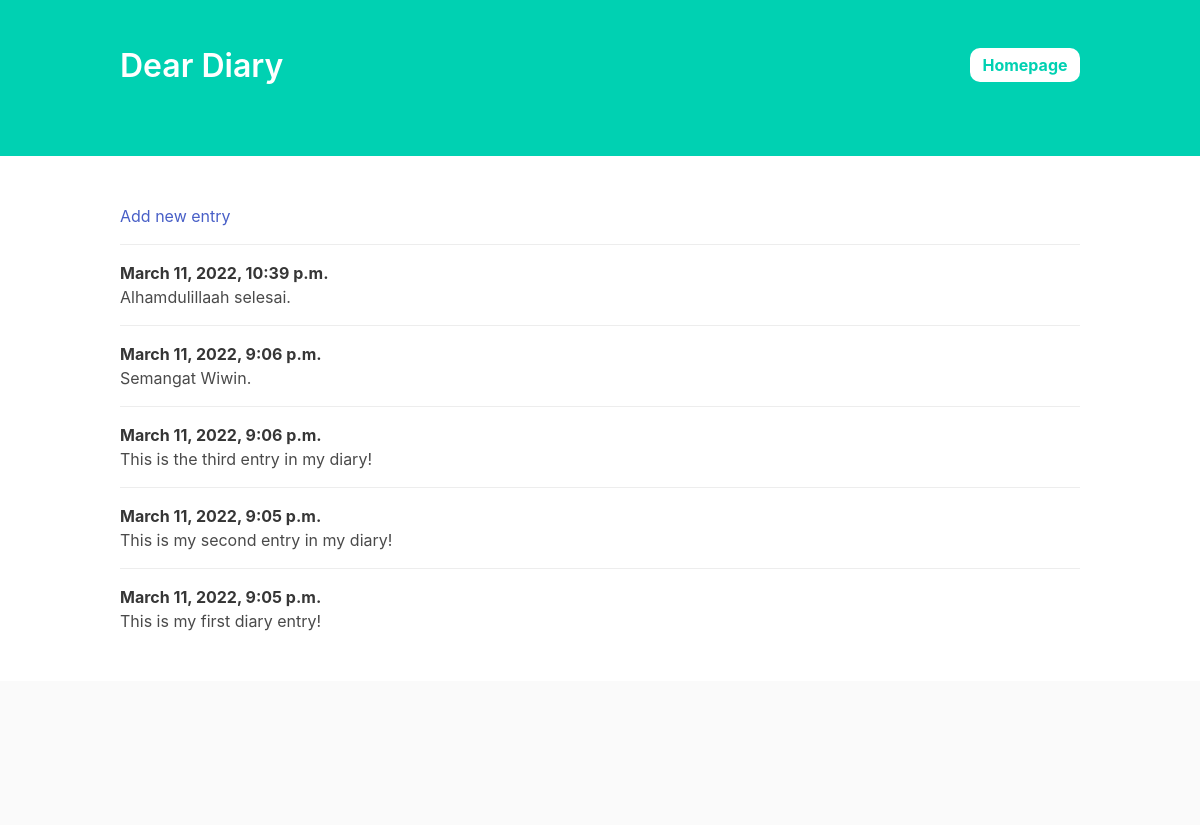
Screenshot of /diary/ with the database file from the repository.
### diary_app/models.py (models this page shows, shortened)
class Entry(models.Model):
  text = models.TextField()
  date_posted = models.DateTimeField(auto_now_add=True)
  class Meta:
    verbose_name_plural = 'entries'

### diary_app/views.py (the view)
# urls.py: path('', views.index, name='diary'),
def index(request):
  entries = Entry.objects.order_by('-date_posted')
  context = {'entries': entries}
  return render(request, 'diary_app/index.html', context)

### diary_app/templates/diary_app/index.html (shortened to what this page needs)
<!DOCTYPE html>
<html lang="en">
  <head>
    <link
      rel="stylesheet"
      href="https://cdnjs.cloudflare.com/ajax/libs/bulma/0.6.2/css/bulma.min.css"
    />
  </head>
  <body>
    <section class="hero is-primary">
      <div class="hero-body">
        <div class="container">
          <h1 class="title">Dear Diary</h1>
          <a href="{% url 'index' %}" class="homeButton">Homepage</a>
        </div>
      </div>
    </section>
    <section class="section">
      <div class="container">
        <article class="media">
          <div class="media-content">
            <div class="content">
              <a href="{% url 'add' %}">Add new entry</a>
            </div>
          </div>
        </article>
        {% for entry in entries %}
        <article class="media">
          <div class="media-content">
            <div class="content">
              <p>
                <strong>{{ entry.date_posted }}</strong>
                <br />
                {{ entry.text }}
              </p>
            </div>
          </div>
        </article>
        {% endfor %}
      </div>
    </section>
    <footer class="footer"></footer>
  </body>
</html>

### diary_app/templates/diary_app/index.html (style rules this page uses)
h1 { display: inline-block; }
.homeButton { float: right; text-align: center; width: 110px; background-color: white; border-radius: 10px; padding: 5px; text-decoration: none; color: #00d1b2 !important; font-weight: bold; }

### rows the page displays
Entry: date_posted "March 11, 2022, 10:39 p.m.", text "Alhamdulillaah selesai."
Entry: date_posted "March 11, 2022, 9:06 p.m.", text "Semangat Wiwin."
Entry: date_posted "March 11, 2022, 9:06 p.m.", text "This is the third entry in my diary!"
Entry: date_posted "March 11, 2022, 9:05 p.m.", text "This is my second entry in my diary!"
Entry: date_posted "March 11, 2022, 9:05 p.m.", text "This is my first diary entry!"
